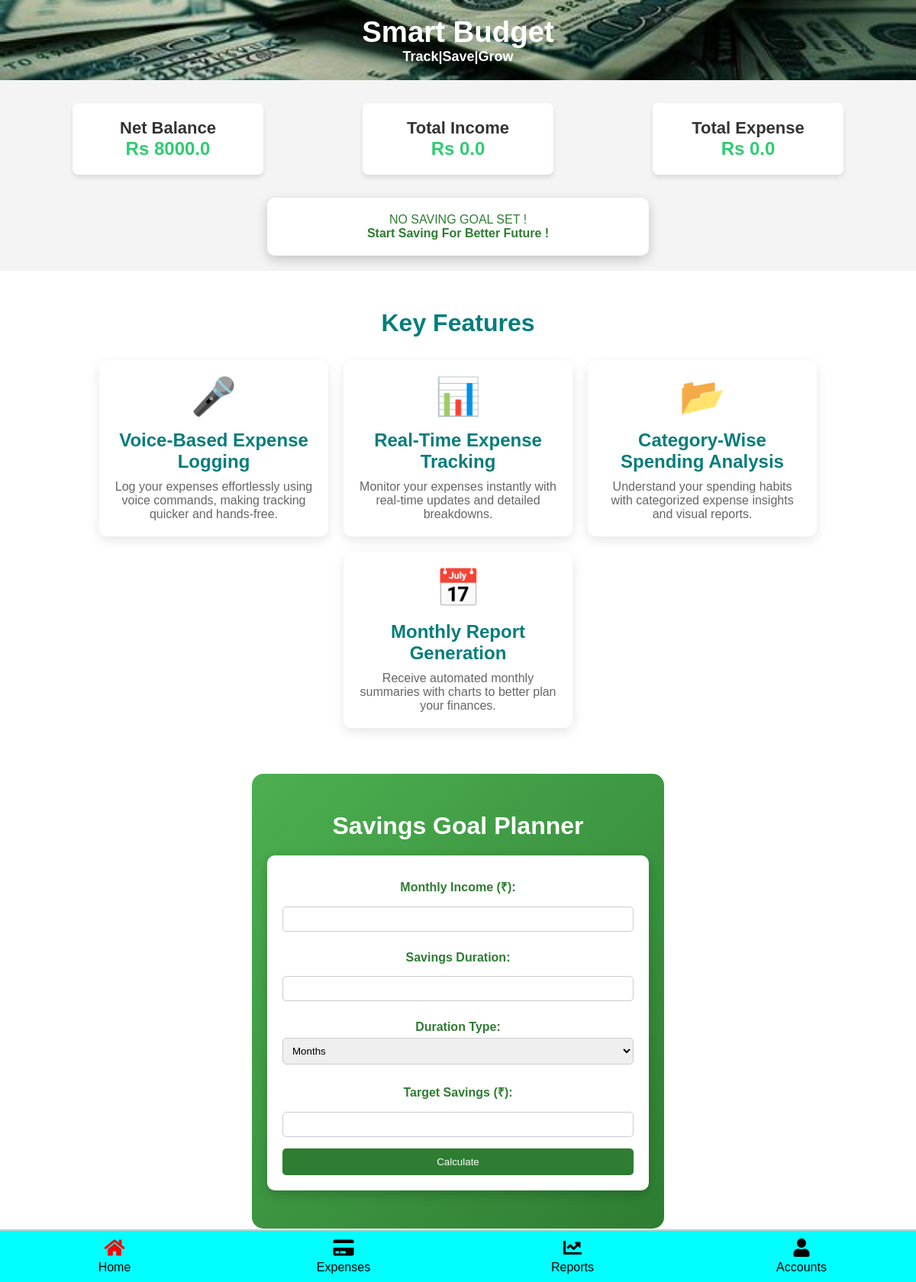
/ (signed in), run on the app's committed database.
### tables this page shows
CREATE TABLE "users" (
	"id"	INTEGER,
	"username"	TEXT NOT NULL UNIQUE,
	"email"	TEXT NOT NULL UNIQUE,
	"password"	TEXT NOT NULL,
	"created_at"	TIMESTAMP DEFAULT CURRENT_TIMESTAMP,
	"updated_at"	TIMESTAMP DEFAULT CURRENT_TIMESTAMP,
	"first_login"	INTEGER DEFAULT 1,
	"ph_num"	NUMERIC DEFAULT 'Not Provided',
	"full_name"	TEXT DEFAULT 'Unknown',
	"DOB"	NUMERIC DEFAULT 0,
	"current_balance"	REAL DEFAULT 0,
	"profile_pic"	TEXT DEFAULT 'None',
	PRIMARY KEY("id" AUTOINCREMENT)
);

CREATE TABLE "reports" (
	"id"	INTEGER,
	"user_id"	INTEGER UNIQUE,
	"start_date"	TIMESTAMP NOT NULL DEFAULT CURRENT_TIMESTAMP,
	"total_income"	REAL DEFAULT 0,
	"total_expense"	REAL DEFAULT 0,
	"total_balance"	REAL DEFAULT 0,
	PRIMARY KEY("id" AUTOINCREMENT),
	FOREIGN KEY("user_id") REFERENCES "users"("id")
);

### app.py (the view, shortened to what this page needs)
@app.route("/")
def home():
    if 'user_id' not in session:
        return redirect(url_for('index'))
    user_id = session['user_id']
    conn = get_db_connection()
    conn.row_factory = sqlite3.Row  # Enable column name access
    cursor = conn.cursor()
    report = None  # Default value
    try:
        report = cursor.execute('SELECT * FROM reports WHERE user_id = ?', (user_id,)).fetchone()
        user = cursor.execute('SELECT * FROM users WHERE id = ?', (user_id,)).fetchone()
        saving = cursor.execute('SELECT * FROM saving_goal WHERE user_id = ?', (user_id,)).fetchone()
    except Exception as e:
        print("Fetching error for home page:", e)
    finally:
        cursor.close()
        conn.close()
    if user:
        current_balance = user['current_balance']
        if report:
            total_income = report['total_income']
            total_expense = report['total_expense']
        else:
            total_income = 0
            total_expense = 0
        print("if block", current_balance)
        if saving:
            goal_amount,t_months,remaining_months,remaining_years,end_date,total_saved,remaining_amount=saving_data()
        else:
            goal_amount=0
            t_months = 0
            end_date = 0
            remaining_months = 0
            remaining_years = 0
            remaining_amount=0
            total_saved=0
    return render_template('home.html', active_page='home',balance=current_balance, income=total_income, expense=total_expense,t_months=t_months,remaining_months=remaining_months,remaining_years=remaining_years,goal_amount=goal_amount,end_date=end_date,total_saved=total_saved,remaining_amount=remaining_amount)

### app.py (called while the page is built)
def get_db_connection():
    try:
        conn = sqlite3.connect('smart_budget.db')
        conn.row_factory = sqlite3.Row  # To get dictionary-like results
        return conn
    except:
        print("DB CONNECTION ERROR")

### templates/home.html (shortened to what this page needs)
{% extends 'base.html' %}
{% block content %}
<div class="home_container">
    <div class="total_card">
        <h2>Net Balance</h2>
        <p>Rs {{ balance }}</p>
    </div>
    <div class="total_card">
        <h2>Total Income</h2>
        <p>Rs {{ income }}</p>
    </div>
    <div class="total_card">
        <h2>Total Expense</h2>
        {% if expense is none %}
             {% set expense = 0 %}
        {% endif %}
        <p>Rs {{ expense }}</p>
    </div>
</div>
<section class="goal_setter">
    <div class="goal">
        {% if goal_amount %}
            <h2>Your Savings Goal: ₹{{ goal_amount }}</h2>
            <p><strong>Goal Duration:</strong> {{ t_months }} months</p>
            <p><strong>Time Left:</strong> {{ remaining_years }} years, {{ remaining_months }} months</p>
            <p><strong>Target Completion Date:</strong> {{ end_date }}</p>
            <p><strong>Saved So Far:</strong> ₹{{ total_saved }}</p>
            <p><strong>Remaining Amount:</strong> ₹{{ remaining_amount }}</p>
            <div class="progress-container">
                {% if goal_amount > 0 and total_saved is not none %}
                    <div class="progress-bar" style="width: {{ ((total_saved / goal_amount) * 100)|int }}%;"></div>
                {% else %}
                    <div class="progress-bar" style="width: 0%;"></div>
                {% endif %}
            </div>
            <form action="{{url_for('remove_saving')}}">
                <button class="remove_saving"> Remove Saving Goal </button>
            </form>
        {% else %}
            <p style="text-align: center;">NO SAVING GOAL SET !</p>
            <p style="text-align: center;"><b>Start Saving For Better Future !</b></p>
        {% endif %}
    </div>
</section>
    <section class="features">
        <h2 class="section-title">Key Features</h2>
        <div class="feature-container">
            <a href="/expenses" style="text-decoration: none;">
                <div class="feature-card">
                    <span class="icon">🎤</span>
                    <h3>Voice-Based Expense Logging</h3>
                    <p>Log your expenses effortlessly using voice commands, making tracking quicker and hands-free.</p>
                </div>
            </a>
            <a href="/reports" style="text-decoration: none;">
                <div class="feature-card">
                    <span class="icon">📊</span>
                    <h3>Real-Time Expense Tracking</h3>
                    <p>Monitor your expenses instantly with real-time updates and detailed breakdowns.</p>
                </div>
            </a>
            <a href="/reports" style="text-decoration: none;">
                <div class="feature-card">
                    <span class="icon">📂</span>
                    <h3>Category-Wise Spending Analysis</h3>
                    <p>Understand your spending habits with categorized expense insights and visual reports.</p>
            </div>
            </a>
            <a href="/reports" style="text-decoration: none;">
            <div class="feature-card">
                <span class="icon">📅</span>
                <h3>Monthly Report Generation</h3>
                <p>Receive automated monthly summaries with charts to better plan your finances.</p>
            </div>
            </a>
        </div>
    </section>
    <div class="saving_section">
    <section class="savings-planner">
        <h2>Savings Goal Planner</h2>
        <div class="planner-container">
            <form method="POST" action="{{ url_for('savings_planner') }}">
                <label for="income">Monthly Income (₹):</label>
                <input type="number" name="income" required value="{{ request.form.get('income', '') }}">
                <label for="duration">Savings Duration:</label>
                <input type="number" name="duration" required min="1" value="{{ request.form.get('duration', '') }}">
                <label for="duration_type">Duration Type:</label>
                <select name="duration_type" required>
                    <option value="months" {% if request.form.get('duration_type') == 'months' %}selected{% endif %}>Months</option>
                </select>
                <label for="savings_goal">Target Savings (₹):</label>
                <input type="number" name="savings_goal" required value="{{ request.form.get('savings_goal', '') }}">
                <button type="submit" name="action" value="cal" class="Calculate">Calculate</button>
            </form>
        </div>
    </section>
    </div>
{% endblock %}

### static/styles.css (style rules this page uses)
* { margin: 0; padding: 0; box-sizing: border-box; }
body { font-family: Arial, sans-serif; max-height: auto; background-color: #f4f4f9; margin-bottom: 70px; background-color: lightgray; }
.home_container { display: flex; justify-content: space-around; padding: 30px; }
.total_card { background-color: #ffffff; padding: 20px; width: 250px; text-align: center; border-radius: 8px; box-shadow: 0 4px 6px rgba(0, 0, 0, 0.1); }
.total_card h2 { font-size: 22px; color: #333; }
.total_card p { font-size: 1.5em; font-weight: bold; color: #2ecc71; }
input { width: 100%; padding: 10px; margin: 10px 0; border: 1px solid gray; border-radius: 5px; }
body { background-color: #f4f4f4; color: #333; }
.features { text-align: center; padding: 50px; background: white; }
.section-title { font-size: 2rem; margin-bottom: 30px; color: #057d7c; }
.feature-container { display: flex; flex-wrap: wrap; justify-content: center; gap: 20px; }
.feature-card { background: #fff; padding: 20px; width: 300px; border-radius: 10px; box-shadow: 0px 5px 15px rgba(0, 0, 0, 0.1); transition: transform 0.3s ease-in-out; text-align: center; }
.icon { font-size: 3rem; }
.feature-card h3 { margin-top: 15px; font-size: 1.5rem; color: #057d7c; }
.feature-card p { font-size: 1rem; margin-top: 10px; color: #666; }
.saving_section { display: flex; justify-content: center; align-items: center; background: white; }
.savings-planner { text-align: center; padding: 50px 20px; background: linear-gradient(135deg, #4CAF50, #2E7D32); color: white; width: fit-content; border-radius: 15px; margin-top: 10px; }
.savings-planner h2 { font-size: 2rem; margin-bottom: 20px; }
.planner-container { background: white; color: #2E7D32; padding: 20px; border-radius: 10px; width: 500px; margin: auto; box-shadow: 0px 5px 15px rgba(0, 0, 0, 0.2); }
.goal_setter { margin-bottom: 20px; }
.goal { background: white; color: #2E7D32; padding: 20px; border-radius: 10px; width: 500px; margin: auto; box-shadow: 0px 5px 15px rgba(0, 0, 0, 0.2); }
label { font-weight: bold; display: block; margin: 10px 0 5px; }
input, select { width: 100%; padding: 8px; margin-bottom: 15px; border: 1px solid #ccc; border-radius: 5px; }
.Calculate { background-color: #2E7D32; color: white; border: none; padding: 10px; width: 100%; border-radius: 5px; cursor: pointer; transition: 0.3s; }

### data on the page
users: current_balance "8000.0"
reports: total_income "0.0", total_expense "0.0"
